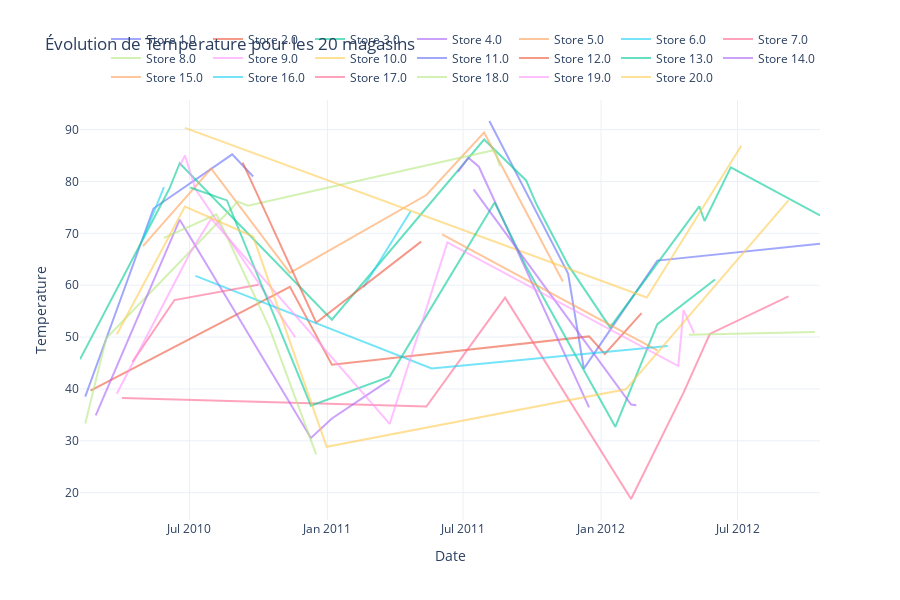
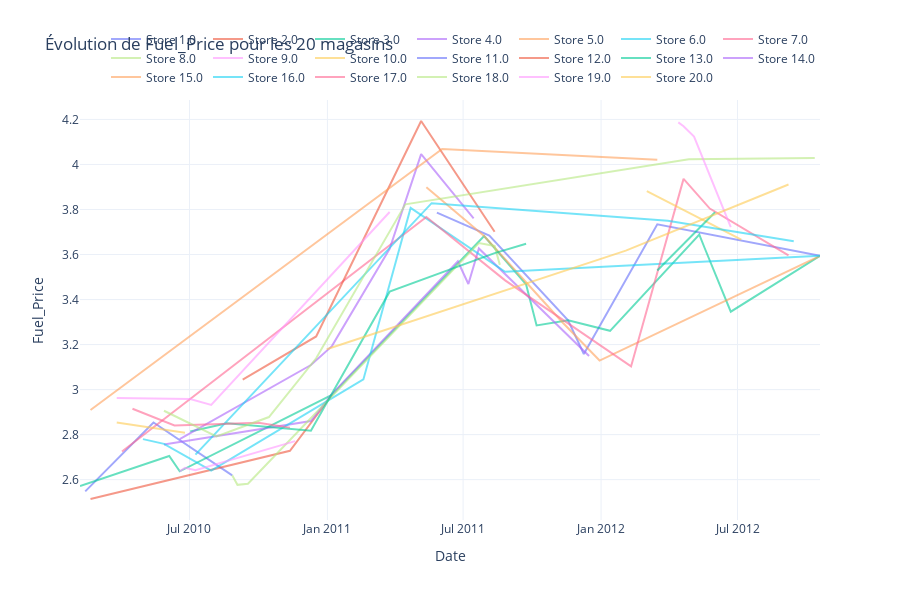
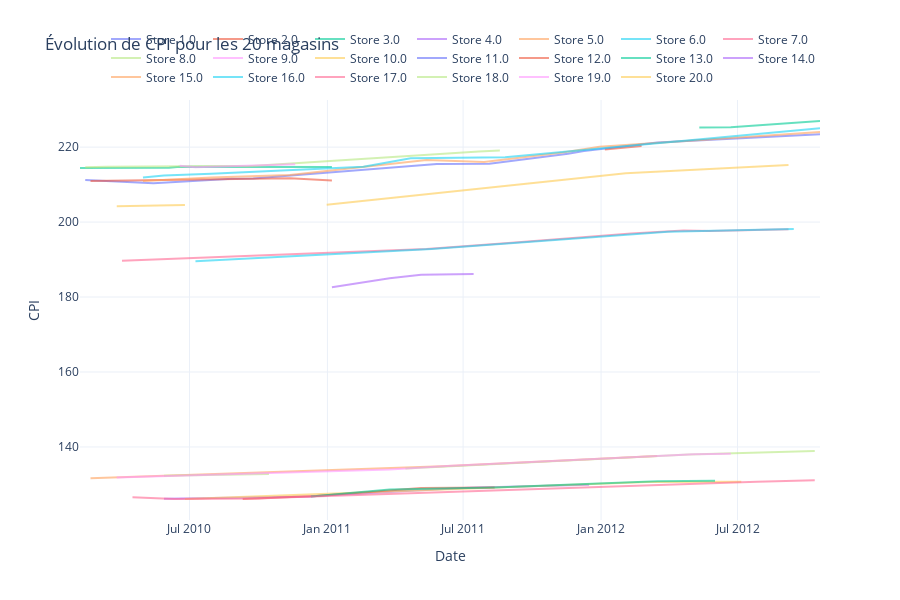

The code cell stored with these charts, in order, in its notebook:
### Markdown cell above
#### Curve

### Code cell
import plotly.graph_objects as go
import pandas as pd

# Assure-toi que 'Date' est bien en datetime
data["Date"] = pd.to_datetime(data["Date"], errors="coerce")

# Liste des colonnes à tracer
cols_to_plot = ["Temperature", "Fuel_Price", "CPI", "Unemployment", "Weekly_Sales"]

# Boucle sur chaque variable à tracer
for col in cols_to_plot:
    fig = go.Figure()

    # Boucle sur chaque magasin unique
    for store_id in sorted(data["Store"].unique()):
        df_store = data[data["Store"] == store_id].sort_values("Date")
        if col in df_store.columns:
            fig.add_trace(go.Scatter(
                x=df_store["Date"],
                y=df_store[col],
                mode='lines',
                name=f"Store {store_id}",
                opacity=0.6
            ))

    fig.update_layout(
        title=f"Évolution de {col} pour les 20 magasins",
        xaxis_title="Date",
        yaxis_title=col,
        height=600,
        template="plotly_white",
        legend=dict(orientation="h", yanchor="bottom", y=1.02, xanchor="right", x=1)
    )

    fig.show()

### Figure 1 — Plotly figure (JSON) as saved in the notebook; plotly's stock layout.template omitted (floating-point values rounded to 4 significant figures)
{"data": [{"mode": "lines", "name": "Store 1.0", "opacity": 0.6, "type": "scatter", "x": ["2010-02-12T00:00:00", "2010-05-14T00:00:00", "2010-08-27T00:00:00", "2010-09-24T00:00:00", "2011-05-27T00:00:00", "2011-08-05T00:00:00", "2011-11-18T00:00:00", "2011-12-09T00:00:00", "2012-03-16T00:00:00", "2012-10-19T00:00:00", null], "y": [38.51, 74.78, 85.22, 80.94, null, 91.65, 62.25, 43.93, 64.74, 67.97, null]}, {"mode": "lines", "name": "Store 2.0", "opacity": 0.6, "type": "scatter", "x": ["2010-02-19T00:00:00", "2010-11-12T00:00:00", "2011-01-07T00:00:00", "2011-12-16T00:00:00", "2012-01-06T00:00:00", "2012-02-24T00:00:00", null, null], "y": [39.69, 59.69, 44.69, 50.13, 46.75, 54.63, 87.7, 76.42]}, {"mode": "lines", "name": "Store 3.0", "opacity": 0.6, "type": "scatter", "x": ["2010-02-05T00:00:00", "2010-06-04T00:00:00", "2010-06-18T00:00:00", "2011-01-07T00:00:00", "2011-07-29T00:00:00", "2011-09-23T00:00:00", "2011-10-07T00:00:00", "2011-11-18T00:00:00", "2012-01-13T00:00:00", "2012-05-11T00:00:00", "2012-05-18T00:00:00", "2012-06-22T00:00:00", "2012-10-19T00:00:00", null, null], "y": [45.71, 78.53, 83.52, 53.35, 88.07, 80.19, 75.54, 63.91, 51.86, 75.19, 72.38, 82.7, 73.44, 60.12, null]}, {"mode": "lines", "name": "Store 4.0", "opacity": 0.6, "type": "scatter", "x": ["2010-05-28T00:00:00", "2010-12-10T00:00:00", "2011-01-07T00:00:00", "2011-06-24T00:00:00", "2011-07-08T00:00:00", "2011-07-22T00:00:00", "2011-12-16T00:00:00"], "y": [null, 42.4, null, 81.85, 84.59, 82.84, 36.44]}, {"mode": "lines", "name": "Store 5.0", "opacity": 0.6, "type": "scatter", "x": ["2010-04-30T00:00:00", "2010-07-30T00:00:00", "2010-11-12T00:00:00", "2011-05-13T00:00:00", "2011-07-29T00:00:00", "2011-11-11T00:00:00", "2011-12-30T00:00:00", "2012-10-19T00:00:00", null], "y": [67.53, 82.46, 62.37, 77.38, 89.42, 60.71, null, 69.17, null]}, {"mode": "lines", "name": "Store 6.0", "opacity": 0.6, "type": "scatter", "x": ["2010-04-30T00:00:00", "2010-05-28T00:00:00", "2010-07-30T00:00:00", "2011-02-18T00:00:00", "2011-04-22T00:00:00", "2011-08-26T00:00:00", "2012-10-19T00:00:00"], "y": [68.91, 78.89, null, 59.61, 74.24, null, 69.68]}, {"mode": "lines", "name": "Store 7.0", "opacity": 0.6, "type": "scatter", "x": ["2010-04-02T00:00:00", "2011-05-13T00:00:00", "2011-08-26T00:00:00", "2012-02-10T00:00:00", "2012-04-20T00:00:00", "2012-05-25T00:00:00", "2012-09-07T00:00:00", null], "y": [38.26, 36.61, 57.6, 18.79, 39.3, 50.6, 57.84, 20.74]}, {"mode": "lines", "name": "Store 8.0", "opacity": 0.6, "type": "scatter", "x": ["2010-02-12T00:00:00", "2010-03-12T00:00:00", "2010-08-27T00:00:00", "2010-09-03T00:00:00", "2010-09-17T00:00:00", "2011-07-22T00:00:00", "2011-08-12T00:00:00", "2011-08-19T00:00:00"], "y": [33.34, 49.76, 74.92, 76.14, 75.32, 85.46, 86.05, 82.92]}, {"mode": "lines", "name": "Store 9.0", "opacity": 0.6, "type": "scatter", "x": ["2010-06-18T00:00:00", "2010-06-25T00:00:00", "2010-07-09T00:00:00", "2010-11-19T00:00:00"], "y": [82.99, 85.02, 78.51, 49.96]}, {"mode": "lines", "name": "Store 10.0", "opacity": 0.6, "type": "scatter", "x": ["2010-06-25T00:00:00", "2012-03-02T00:00:00", "2012-07-06T00:00:00", null, null], "y": [90.32, 57.62, 86.87, 43.43, 88.44]}, {"mode": "lines", "name": "Store 11.0", "opacity": 0.6, "type": "scatter", "x": ["2010-11-26T00:00:00", null, null], "y": [69.9, 84.57, 52.77]}, {"mode": "lines", "name": "Store 12.0", "opacity": 0.6, "type": "scatter", "x": ["2010-09-10T00:00:00", "2010-12-17T00:00:00", "2011-05-06T00:00:00", "2011-05-27T00:00:00", "2011-08-12T00:00:00"], "y": [83.63, 52.77, 68.4, null, 91.04]}, {"mode": "lines", "name": "Store 13.0", "opacity": 0.6, "type": "scatter", "x": ["2010-07-02T00:00:00", "2010-08-20T00:00:00", "2010-12-10T00:00:00", "2011-03-25T00:00:00", "2011-08-12T00:00:00", "2011-09-23T00:00:00", "2012-01-20T00:00:00", "2012-03-16T00:00:00", "2012-06-01T00:00:00"], "y": [78.82, 76.34, 36.78, 42.38, 75.95, 63.6, 32.71, 52.5, 61.11]}, {"mode": "lines", "name": "Store 14.0", "opacity": 0.6, "type": "scatter", "x": ["2010-02-26T00:00:00", "2010-06-18T00:00:00", "2010-12-10T00:00:00", "2011-01-07T00:00:00", "2011-03-25T00:00:00", "2011-05-06T00:00:00", "2011-07-15T00:00:00", "2012-02-10T00:00:00", "2012-02-17T00:00:00"], "y": [34.89, 72.62, 30.54, 34.32, 41.76, null, 78.47, 37, 36.85]}, {"mode": "lines", "name": "Store 15.0", "opacity": 0.6, "type": "scatter", "x": ["2010-02-19T00:00:00", "2011-06-03T00:00:00", "2012-03-16T00:00:00", null], "y": [null, 69.8, 47.42, 79.97]}, {"mode": "lines", "name": "Store 16.0", "opacity": 0.6, "type": "scatter", "x": ["2010-07-09T00:00:00", "2011-05-20T00:00:00", "2012-03-30T00:00:00", "2012-09-14T00:00:00"], "y": [61.79, 43.95, 48.29, null]}, {"mode": "lines", "name": "Store 17.0", "opacity": 0.6, "type": "scatter", "x": ["2010-04-16T00:00:00", "2010-06-11T00:00:00", "2010-10-01T00:00:00", "2010-11-12T00:00:00", "2012-07-27T00:00:00", "2012-10-12T00:00:00", null, null], "y": [45.22, 57.14, 60.07, null, null, 44.82, null, 68.91]}, {"mode": "lines", "name": "Store 18.0", "opacity": 0.6, "type": "scatter", "x": ["2010-05-28T00:00:00", "2010-08-06T00:00:00", "2010-10-15T00:00:00", "2010-12-17T00:00:00", "2011-04-15T00:00:00", "2012-04-27T00:00:00", "2012-10-12T00:00:00", null, null, null], "y": [69.12, 73.67, 52.02, 27.4, null, 50.43, 50.97, 21.33, 69.75, 73.25]}, {"mode": "lines", "name": "Store 19.0", "opacity": 0.6, "type": "scatter", "x": ["2010-03-26T00:00:00", "2010-07-02T00:00:00", "2010-07-30T00:00:00", "2011-03-25T00:00:00", "2011-06-10T00:00:00", "2012-04-13T00:00:00", "2012-04-20T00:00:00", "2012-05-04T00:00:00", "2012-06-22T00:00:00"], "y": [39.07, 66.25, 72.83, 33.26, 68.26, 44.42, 55.2, 50.76, null]}, {"mode": "lines", "name": "Store 20.0", "opacity": 0.6, "type": "scatter", "x": ["2010-03-26T00:00:00", "2010-06-25T00:00:00", "2010-09-24T00:00:00", "2010-12-31T00:00:00", "2012-02-03T00:00:00", "2012-09-07T00:00:00", null], "y": [50.49, 75.17, 69.37, 28.85, 39.93, 76.36, 39.79]}], "layout": {"height": 600, "legend": {"orientation": "h", "x": 1, "xanchor": "right", "y": 1.02, "yanchor": "bottom"}, "title": {"text": "Évolution de Temperature pour les 20 magasins"}, "xaxis": {"title": {"text": "Date"}}, "yaxis": {"title": {"text": "Temperature"}}}}

### Figure 2 — Plotly figure (JSON) as saved in the notebook; plotly's stock layout.template omitted (floating-point values rounded to 4 significant figures)
{"data": [{"mode": "lines", "name": "Store 1.0", "opacity": 0.6, "type": "scatter", "x": ["2010-02-12T00:00:00", "2010-05-14T00:00:00", "2010-08-27T00:00:00", "2010-09-24T00:00:00", "2011-05-27T00:00:00", "2011-08-05T00:00:00", "2011-11-18T00:00:00", "2011-12-09T00:00:00", "2012-03-16T00:00:00", "2012-10-19T00:00:00", null], "y": [2.548, 2.854, 2.619, null, 3.786, 3.684, 3.308, 3.158, 3.734, 3.594, 3.73]}, {"mode": "lines", "name": "Store 2.0", "opacity": 0.6, "type": "scatter", "x": ["2010-02-19T00:00:00", "2010-11-12T00:00:00", "2011-01-07T00:00:00", "2011-12-16T00:00:00", "2012-01-06T00:00:00", "2012-02-24T00:00:00", null, null], "y": [2.514, 2.728, 2.976, null, null, 3.555, 3.48, 3.786]}, {"mode": "lines", "name": "Store 3.0", "opacity": 0.6, "type": "scatter", "x": ["2010-02-05T00:00:00", "2010-06-04T00:00:00", "2010-06-18T00:00:00", "2011-01-07T00:00:00", "2011-07-29T00:00:00", "2011-09-23T00:00:00", "2011-10-07T00:00:00", "2011-11-18T00:00:00", "2012-01-13T00:00:00", "2012-05-11T00:00:00", "2012-05-18T00:00:00", "2012-06-22T00:00:00", "2012-10-19T00:00:00", null, null], "y": [2.572, 2.705, 2.637, 2.976, 3.682, 3.467, 3.285, 3.308, 3.261, 3.688, 3.63, 3.346, 3.594, 3.555, 2.667]}, {"mode": "lines", "name": "Store 4.0", "opacity": 0.6, "type": "scatter", "x": ["2010-05-28T00:00:00", "2010-12-10T00:00:00", "2011-01-07T00:00:00", "2011-06-24T00:00:00", "2011-07-08T00:00:00", "2011-07-22T00:00:00", "2011-12-16T00:00:00"], "y": [2.756, 2.86, 2.98, 3.57, 3.469, 3.627, 3.149]}, {"mode": "lines", "name": "Store 5.0", "opacity": 0.6, "type": "scatter", "x": ["2010-04-30T00:00:00", "2010-07-30T00:00:00", "2010-11-12T00:00:00", "2011-05-13T00:00:00", "2011-07-29T00:00:00", "2011-11-11T00:00:00", "2011-12-30T00:00:00", "2012-10-19T00:00:00", null], "y": [null, 2.64, null, 3.899, 3.682, 3.297, 3.129, 3.594, 3.63]}, {"mode": "lines", "name": "Store 6.0", "opacity": 0.6, "type": "scatter", "x": ["2010-04-30T00:00:00", "2010-05-28T00:00:00", "2010-07-30T00:00:00", "2011-02-18T00:00:00", "2011-04-22T00:00:00", "2011-08-26T00:00:00", "2012-10-19T00:00:00"], "y": [2.78, 2.759, 2.64, 3.045, 3.807, 3.523, 3.594]}, {"mode": "lines", "name": "Store 7.0", "opacity": 0.6, "type": "scatter", "x": ["2010-04-02T00:00:00", "2011-05-13T00:00:00", "2011-08-26T00:00:00", "2012-02-10T00:00:00", "2012-04-20T00:00:00", "2012-05-25T00:00:00", "2012-09-07T00:00:00", null], "y": [2.725, 3.767, 3.485, 3.103, 3.936, 3.804, 3.596, 2.778]}, {"mode": "lines", "name": "Store 8.0", "opacity": 0.6, "type": "scatter", "x": ["2010-02-12T00:00:00", "2010-03-12T00:00:00", "2010-08-27T00:00:00", "2010-09-03T00:00:00", "2010-09-17T00:00:00", "2011-07-22T00:00:00", "2011-08-12T00:00:00", "2011-08-19T00:00:00"], "y": [2.548, null, 2.619, 2.577, 2.582, 3.651, 3.638, 3.554]}, {"mode": "lines", "name": "Store 9.0", "opacity": 0.6, "type": "scatter", "x": ["2010-06-18T00:00:00", "2010-06-25T00:00:00", "2010-07-09T00:00:00", "2010-11-19T00:00:00"], "y": [2.637, 2.653, 2.642, 2.771]}, {"mode": "lines", "name": "Store 10.0", "opacity": 0.6, "type": "scatter", "x": ["2010-06-25T00:00:00", "2012-03-02T00:00:00", "2012-07-06T00:00:00", null, null], "y": [null, 3.882, 3.666, 3.287, 3.112]}, {"mode": "lines", "name": "Store 11.0", "opacity": 0.6, "type": "scatter", "x": ["2010-11-26T00:00:00", null, null], "y": [2.735, null, 3.51]}, {"mode": "lines", "name": "Store 12.0", "opacity": 0.6, "type": "scatter", "x": ["2010-09-10T00:00:00", "2010-12-17T00:00:00", "2011-05-06T00:00:00", "2011-05-27T00:00:00", "2011-08-12T00:00:00"], "y": [3.044, 3.236, 4.193, 4.087, 3.701]}, {"mode": "lines", "name": "Store 13.0", "opacity": 0.6, "type": "scatter", "x": ["2010-07-02T00:00:00", "2010-08-20T00:00:00", "2010-12-10T00:00:00", "2011-03-25T00:00:00", "2011-08-12T00:00:00", "2011-09-23T00:00:00", "2012-01-20T00:00:00", "2012-03-16T00:00:00", "2012-06-01T00:00:00"], "y": [2.814, 2.85, 2.817, 3.435, 3.606, 3.648, null, 3.529, 3.788]}, {"mode": "lines", "name": "Store 14.0", "opacity": 0.6, "type": "scatter", "x": ["2010-02-26T00:00:00", "2010-06-18T00:00:00", "2010-12-10T00:00:00", "2011-01-07T00:00:00", "2011-03-25T00:00:00", "2011-05-06T00:00:00", "2011-07-15T00:00:00", "2012-02-10T00:00:00", "2012-02-17T00:00:00"], "y": [null, 2.78, 3.109, 3.193, 3.625, 4.046, 3.76, null, 3.695]}, {"mode": "lines", "name": "Store 15.0", "opacity": 0.6, "type": "scatter", "x": ["2010-02-19T00:00:00", "2011-06-03T00:00:00", "2012-03-16T00:00:00", null], "y": [2.909, 4.069, 4.021, 3.972]}, {"mode": "lines", "name": "Store 16.0", "opacity": 0.6, "type": "scatter", "x": ["2010-07-09T00:00:00", "2011-05-20T00:00:00", "2012-03-30T00:00:00", "2012-09-14T00:00:00"], "y": [2.711, 3.828, 3.75, 3.659]}, {"mode": "lines", "name": "Store 17.0", "opacity": 0.6, "type": "scatter", "x": ["2010-04-16T00:00:00", "2010-06-11T00:00:00", "2010-10-01T00:00:00", "2010-11-12T00:00:00", "2012-07-27T00:00:00", "2012-10-12T00:00:00", null, null], "y": [2.915, 2.841, 2.853, 2.831, null, 3.797, 3.793, 3.63]}, {"mode": "lines", "name": "Store 18.0", "opacity": 0.6, "type": "scatter", "x": ["2010-05-28T00:00:00", "2010-08-06T00:00:00", "2010-10-15T00:00:00", "2010-12-17T00:00:00", "2011-04-15T00:00:00", "2012-04-27T00:00:00", "2012-10-12T00:00:00", null, null, null], "y": [2.906, 2.792, 2.878, 3.139, 3.823, 4.023, 4.029, 2.788, 3.815, 3.84]}, {"mode": "lines", "name": "Store 19.0", "opacity": 0.6, "type": "scatter", "x": ["2010-03-26T00:00:00", "2010-07-02T00:00:00", "2010-07-30T00:00:00", "2011-03-25T00:00:00", "2011-06-10T00:00:00", "2012-04-13T00:00:00", "2012-04-20T00:00:00", "2012-05-04T00:00:00", "2012-06-22T00:00:00"], "y": [2.963, 2.958, 2.932, 3.789, null, 4.187, 4.17, 4.124, 3.722]}, {"mode": "lines", "name": "Store 20.0", "opacity": 0.6, "type": "scatter", "x": ["2010-03-26T00:00:00", "2010-06-25T00:00:00", "2010-09-24T00:00:00", "2010-12-31T00:00:00", "2012-02-03T00:00:00", "2012-09-07T00:00:00", null], "y": [2.854, 2.808, null, 3.179, 3.617, 3.911, 3.739]}], "layout": {"height": 600, "legend": {"orientation": "h", "x": 1, "xanchor": "right", "y": 1.02, "yanchor": "bottom"}, "title": {"text": "Évolution de Fuel_Price pour les 20 magasins"}, "xaxis": {"title": {"text": "Date"}}, "yaxis": {"title": {"text": "Fuel_Price"}}}}

### Figure 3 — Plotly figure (JSON) as saved in the notebook; plotly's stock layout.template omitted (floating-point values rounded to 4 significant figures)
{"data": [{"mode": "lines", "name": "Store 1.0", "opacity": 0.6, "type": "scatter", "x": ["2010-02-12T00:00:00", "2010-05-14T00:00:00", "2010-08-27T00:00:00", "2010-09-24T00:00:00", "2011-05-27T00:00:00", "2011-08-05T00:00:00", "2011-11-18T00:00:00", "2011-12-09T00:00:00", "2012-03-16T00:00:00", "2012-10-19T00:00:00", null], "y": [211.2, 210.3, 211.6, 211.6, 215.5, 215.5, 218.2, 219.0, 221.2, 223.4, 222.4]}, {"mode": "lines", "name": "Store 2.0", "opacity": 0.6, "type": "scatter", "x": ["2010-02-19T00:00:00", "2010-11-12T00:00:00", "2011-01-07T00:00:00", "2011-12-16T00:00:00", "2012-01-06T00:00:00", "2012-02-24T00:00:00", null, null], "y": [210.9, 211.7, 211.1, null, 219.4, 220.3, 214.9, 215.2]}, {"mode": "lines", "name": "Store 3.0", "opacity": 0.6, "type": "scatter", "x": ["2010-02-05T00:00:00", "2010-06-04T00:00:00", "2010-06-18T00:00:00", "2011-01-07T00:00:00", "2011-07-29T00:00:00", "2011-09-23T00:00:00", "2011-10-07T00:00:00", "2011-11-18T00:00:00", "2012-01-13T00:00:00", "2012-05-11T00:00:00", "2012-05-18T00:00:00", "2012-06-22T00:00:00", "2012-10-19T00:00:00", null, null], "y": [214.4, 214.5, 214.8, 214.7, null, 219.7, null, 221.6, null, 225.2, 225.3, 225.3, 227.0, 224.1, 214.7]}, {"mode": "lines", "name": "Store 4.0", "opacity": 0.6, "type": "scatter", "x": ["2010-05-28T00:00:00", "2010-12-10T00:00:00", "2011-01-07T00:00:00", "2011-06-24T00:00:00", "2011-07-08T00:00:00", "2011-07-22T00:00:00", "2011-12-16T00:00:00"], "y": [126.2, 126.8, 127.2, 129.1, 129.1, 129.2, 129.9]}, {"mode": "lines", "name": "Store 5.0", "opacity": 0.6, "type": "scatter", "x": ["2010-04-30T00:00:00", "2010-07-30T00:00:00", "2010-11-12T00:00:00", "2011-05-13T00:00:00", "2011-07-29T00:00:00", "2011-11-11T00:00:00", "2011-12-30T00:00:00", "2012-10-19T00:00:00", null], "y": [210.9, 211.9, 212.6, 216.5, 216.0, 218.6, 220.1, 224.0, 221.4]}, {"mode": "lines", "name": "Store 6.0", "opacity": 0.6, "type": "scatter", "x": ["2010-04-30T00:00:00", "2010-05-28T00:00:00", "2010-07-30T00:00:00", "2011-02-18T00:00:00", "2011-04-22T00:00:00", "2011-08-26T00:00:00", "2012-10-19T00:00:00"], "y": [211.9, 212.4, 212.9, 214.8, 217.0, 217.3, 225.1]}, {"mode": "lines", "name": "Store 7.0", "opacity": 0.6, "type": "scatter", "x": ["2010-04-02T00:00:00", "2011-05-13T00:00:00", "2011-08-26T00:00:00", "2012-02-10T00:00:00", "2012-04-20T00:00:00", "2012-05-25T00:00:00", "2012-09-07T00:00:00", null], "y": [189.7, 192.8, 194.4, 196.9, 197.7, 197.6, 198.1, null]}, {"mode": "lines", "name": "Store 8.0", "opacity": 0.6, "type": "scatter", "x": ["2010-02-12T00:00:00", "2010-03-12T00:00:00", "2010-08-27T00:00:00", "2010-09-03T00:00:00", "2010-09-17T00:00:00", "2011-07-22T00:00:00", "2011-08-12T00:00:00", "2011-08-19T00:00:00"], "y": [214.6, 214.7, 214.9, 214.9, 214.9, 218.8, 219.0, 219.1]}, {"mode": "lines", "name": "Store 9.0", "opacity": 0.6, "type": "scatter", "x": ["2010-06-18T00:00:00", "2010-06-25T00:00:00", "2010-07-09T00:00:00", "2010-11-19T00:00:00"], "y": [215.0, 214.9, 214.7, 215.4]}, {"mode": "lines", "name": "Store 10.0", "opacity": 0.6, "type": "scatter", "x": ["2010-06-25T00:00:00", "2012-03-02T00:00:00", "2012-07-06T00:00:00", null, null], "y": [126.1, 130.6, 130.7, 127.2, 126.1]}, {"mode": "lines", "name": "Store 11.0", "opacity": 0.6, "type": "scatter", "x": ["2010-11-26T00:00:00", null, null], "y": [215.1, 214.6, 223.9]}, {"mode": "lines", "name": "Store 12.0", "opacity": 0.6, "type": "scatter", "x": ["2010-09-10T00:00:00", "2010-12-17T00:00:00", "2011-05-06T00:00:00", "2011-05-27T00:00:00", "2011-08-12T00:00:00"], "y": [126.1, 126.9, 129.0, 129.1, 129.2]}, {"mode": "lines", "name": "Store 13.0", "opacity": 0.6, "type": "scatter", "x": ["2010-07-02T00:00:00", "2010-08-20T00:00:00", "2010-12-10T00:00:00", "2011-03-25T00:00:00", "2011-08-12T00:00:00", "2011-09-23T00:00:00", "2012-01-20T00:00:00", "2012-03-16T00:00:00", "2012-06-01T00:00:00"], "y": [126.1, null, 126.8, 128.6, 129.2, 129.5, 130.3, 130.8, 131.0]}, {"mode": "lines", "name": "Store 14.0", "opacity": 0.6, "type": "scatter", "x": ["2010-02-26T00:00:00", "2010-06-18T00:00:00", "2010-12-10T00:00:00", "2011-01-07T00:00:00", "2011-03-25T00:00:00", "2011-05-06T00:00:00", "2011-07-15T00:00:00", "2012-02-10T00:00:00", "2012-02-17T00:00:00"], "y": [null, 182.4, null, 182.6, 185.0, 185.9, 186.1, null, 189.8]}, {"mode": "lines", "name": "Store 15.0", "opacity": 0.6, "type": "scatter", "x": ["2010-02-19T00:00:00", "2011-06-03T00:00:00", "2012-03-16T00:00:00", null], "y": [131.6, 134.9, 137.6, 135.9]}, {"mode": "lines", "name": "Store 16.0", "opacity": 0.6, "type": "scatter", "x": ["2010-07-09T00:00:00", "2011-05-20T00:00:00", "2012-03-30T00:00:00", "2012-09-14T00:00:00"], "y": [189.5, 192.8, 197.4, 198.1]}, {"mode": "lines", "name": "Store 17.0", "opacity": 0.6, "type": "scatter", "x": ["2010-04-16T00:00:00", "2010-06-11T00:00:00", "2010-10-01T00:00:00", "2010-11-12T00:00:00", "2012-07-27T00:00:00", "2012-10-12T00:00:00", null, null], "y": [126.6, 126.1, 126.2, 126.5, 130.7, 131.1, 131.0, null]}, {"mode": "lines", "name": "Store 18.0", "opacity": 0.6, "type": "scatter", "x": ["2010-05-28T00:00:00", "2010-08-06T00:00:00", "2010-10-15T00:00:00", "2010-12-17T00:00:00", "2011-04-15T00:00:00", "2012-04-27T00:00:00", "2012-10-12T00:00:00", null, null, null], "y": [132.3, 132.6, 132.8, null, 134.3, 138.0, 138.9, 131.5, 135.4, 138.2]}, {"mode": "lines", "name": "Store 19.0", "opacity": 0.6, "type": "scatter", "x": ["2010-03-26T00:00:00", "2010-07-02T00:00:00", "2010-07-30T00:00:00", "2011-03-25T00:00:00", "2011-06-10T00:00:00", "2012-04-13T00:00:00", "2012-04-20T00:00:00", "2012-05-04T00:00:00", "2012-06-22T00:00:00"], "y": [131.9, 132.5, 132.6, 134.0, 134.9, 137.9, 137.9, 138.0, 138.2]}, {"mode": "lines", "name": "Store 20.0", "opacity": 0.6, "type": "scatter", "x": ["2010-03-26T00:00:00", "2010-06-25T00:00:00", "2010-09-24T00:00:00", "2010-12-31T00:00:00", "2012-02-03T00:00:00", "2012-09-07T00:00:00", null], "y": [204.2, 204.6, null, 204.6, 213.0, 215.2, 213.5]}], "layout": {"height": 600, "legend": {"orientation": "h", "x": 1, "xanchor": "right", "y": 1.02, "yanchor": "bottom"}, "title": {"text": "Évolution de CPI pour les 20 magasins"}, "xaxis": {"title": {"text": "Date"}}, "yaxis": {"title": {"text": "CPI"}}}}
